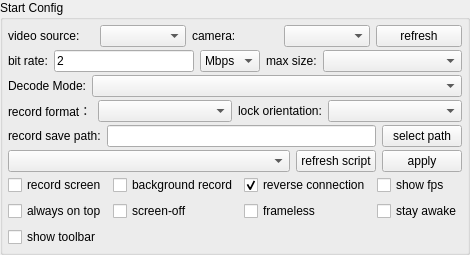
       <widget class="QGroupBox" name="configGroupBox">
        <property name="sizePolicy">
         <sizepolicy hsizetype="Preferred" vsizetype="Preferred">
          <horstretch>0</horstretch>
          <verstretch>0</verstretch>
         </sizepolicy>
        </property>
        <property name="title">
         <string>Start Config</string>
        </property>
        <layout class="QVBoxLayout" name="verticalLayout_3">
         <property name="spacing">
          <number>3</number>
         </property>
         <property name="leftMargin">
          <number>5</number>
         </property>
         <property name="topMargin">
          <number>5</number>
         </property>
         <property name="rightMargin">
          <number>5</number>
         </property>
         <property name="bottomMargin">
          <number>5</number>
         </property>
         <item>
          <widget class="QWidget" name="videoSourceWidget" native="true">
           <layout class="QHBoxLayout" name="videoSourceLayout">
            <property name="leftMargin">
             <number>0</number>
            </property>
            <property name="topMargin">
             <number>0</number>
            </property>
            <property name="rightMargin">
             <number>0</number>
            </property>
            <property name="bottomMargin">
             <number>0</number>
            </property>
            <item>
             <widget class="QLabel" name="videoSourceLabel">
              <property name="text">
               <string>video source:</string>
              </property>
             </widget>
            </item>
            <item>
             <widget class="QComboBox" name="videoSourceBox"/>
            </item>
            <item>
             <widget class="QLabel" name="cameraFacingLabel">
              <property name="text">
               <string>camera:</string>
              </property>
             </widget>
            </item>
            <item>
             <widget class="QComboBox" name="cameraFacingBox"/>
            </item>
            <item>
             <widget class="QPushButton" name="refreshCameraBtn">
              <property name="text">
               <string>refresh</string>
              </property>
             </widget>
            </item>
           </layout>
          </widget>
         </item>
         <item>
          <widget class="QWidget" name="configWidget1" native="true">
           <property name="sizePolicy">
            <sizepolicy hsizetype="Preferred" vsizetype="Preferred">
             <horstretch>0</horstretch>
             <verstretch>0</verstretch>
            </sizepolicy>
           </property>
           <layout class="QHBoxLayout" name="horizontalLayout_5">
            <property name="leftMargin">
             <number>0</number>
            </property>
            <property name="topMargin">
             <number>0</number>
            </property>
            <property name="rightMargin">
             <number>0</number>
            </property>
            <property name="bottomMargin">
             <number>0</number>
            </property>
            <item>
             <widget class="QLabel" name="label_3">
              <property name="sizePolicy">
               <sizepolicy hsizetype="Maximum" vsizetype="Preferred">
                <horstretch>0</horstretch>
                <verstretch>0</verstretch>
               </sizepolicy>
              </property>
              <property name="text">
               <string>bit rate:</string>
              </property>
             </widget>
            </item>
            <item>
             <widget class="QLineEdit" name="bitRateEdit">
              <property name="sizePolicy">
               <sizepolicy hsizetype="Preferred" vsizetype="Preferred">
                <horstretch>0</horstretch>
                <verstretch>0</verstretch>
               </sizepolicy>
              </property>
              <property name="text">
               <string notr="true">2</string>
              </property>
             </widget>
            </item>
            <item>
             <widget class="QComboBox" name="bitRateBox">
              <property name="sizePolicy">
               <sizepolicy hsizetype="Maximum" vsizetype="Preferred">
                <horstretch>0</horstretch>
                <verstretch>0</verstretch>
               </sizepolicy>
              </property>
              <property name="toolTip">
               <string/>
              </property>
              <property name="currentText">
               <string notr="true">Mbps</string>
              </property>
              <item>
               <property name="text">
                <string notr="true">Mbps</string>
               </property>
              </item>
              <item>
               <property name="text">
                <string notr="true">Kbps</string>
               </property>
              </item>
             </widget>
            </item>
            <item>
             <widget class="QLabel" name="label_4">
              <property name="sizePolicy">
               <sizepolicy hsizetype="Maximum" vsizetype="Preferred">
                <horstretch>0</horstretch>
                <verstretch>0</verstretch>
               </sizepolicy>
              </property>
              <property name="text">
               <string>max size:</string>
              </property>
             </widget>
            </item>
            <item>
             <widget class="QComboBox" name="maxSizeBox">
              <property name="sizePolicy">
               <sizepolicy hsizetype="Preferred" vsizetype="Preferred">
                <horstretch>0</horstretch>
                <verstretch>0</verstretch>
               </sizepolicy>
              </property>
              <property name="toolTip">
               <string/>
              </property>
             </widget>
            </item>
           </layout>
          </widget>
         </item>
         <item>
          <widget class="QWidget" name="configWidget6" native="true">
           <property name="sizePolicy">
            <sizepolicy hsizetype="Preferred" vsizetype="Preferred">
             <horstretch>0</horstretch>
             <verstretch>0</verstretch>
            </sizepolicy>
           </property>
           <layout class="QHBoxLayout" name="horizontalLayout_14">
            <property name="leftMargin">
             <number>0</number>
            </property>
            <property name="topMargin">
             <number>0</number>
            </property>
            <property name="rightMargin">
             <number>0</number>
            </property>
            <property name="bottomMargin">
             <number>0</number>
            </property>
            <item>
             <widget class="QLabel" name="decodeModeLabel">
              <property name="sizePolicy">
               <sizepolicy hsizetype="Maximum" vsizetype="Preferred">
                <horstretch>0</horstretch>
                <verstretch>0</verstretch>
               </sizepolicy>
              </property>
              <property name="text">
               <string>Decode Mode:</string>
              </property>
             </widget>
            </item>
            <item>
             <widget class="QComboBox" name="decodeModeBox">
              <property name="sizePolicy">
               <sizepolicy hsizetype="MinimumExpanding" vsizetype="Preferred">
                <horstretch>0</horstretch>
                <verstretch>0</verstretch>
               </sizepolicy>
              </property>
              <property name="toolTip">
               <string>FFmpeg: better compatibility; VideoToolbox: Apple Silicon only</string>
              </property>
             </widget>
            </item>
           </layout>
          </widget>
         </item>
         <item>
          <widget class="QWidget" name="configWidget5" native="true">
           <property name="sizePolicy">
            <sizepolicy hsizetype="Preferred" vsizetype="Preferred">
             <horstretch>0</horstretch>
             <verstretch>0</verstretch>
            </sizepolicy>
           </property>
           <layout class="QHBoxLayout" name="horizontalLayout_7">
            <property name="leftMargin">
             <number>0</number>
            </property>
            <property name="topMargin">
             <number>0</number>
            </property>
            <property name="rightMargin">
             <number>0</number>
            </property>
            <property name="bottomMargin">
             <number>0</number>
            </property>
            <item>
             <widget class="QLabel" name="label_6">
              <property name="sizePolicy">
               <sizepolicy hsizetype="Maximum" vsizetype="Preferred">
                <horstretch>0</horstretch>
                <verstretch>0</verstretch>
               </sizepolicy>
              </property>
              <property name="text">
               <string>record format：</string>
              </property>
             </widget>
            </item>
            <item>
             <widget class="QComboBox" name="formatBox">
              <property name="sizePolicy">
               <sizepolicy hsizetype="Preferred" vsizetype="Preferred">
                <horstretch>0</horstretch>
                <verstretch>0</verstretch>
               </sizepolicy>
              </property>
             </widget>
            </item>
            <item>
             <widget class="QLabel" name="label_8">
              <property name="sizePolicy">
               <sizepolicy hsizetype="Maximum" vsizetype="Preferred">
                <horstretch>0</horstretch>
                <verstretch>0</verstretch>
               </sizepolicy>
              </property>
              <property name="text">
               <string>lock orientation:</string>
              </property>
             </widget>
            </item>
            <item>
             <widget class="QComboBox" name="lockOrientationBox">
              <property name="sizePolicy">
               <sizepolicy hsizetype="Preferred" vsizetype="Preferred">
                <horstretch>0</horstretch>
                <verstretch>0</verstretch>
               </sizepolicy>
              </property>
             </widget>
            </item>
           </layout>
          </widget>
         </item>
         <item>
          <widget class="QWidget" name="configWidget2" native="true">
           <property name="sizePolicy">
            <sizepolicy hsizetype="Preferred" vsizetype="Preferred">
             <horstretch>0</horstretch>
             <verstretch>0</verstretch>
            </sizepolicy>
           </property>
           <layout class="QHBoxLayout" name="horizontalLayout_6">
            <property name="leftMargin">
             <number>0</number>
            </property>
            <property name="topMargin">
             <number>0</number>
            </property>
            <property name="rightMargin">
             <number>0</number>
            </property>
            <property name="bottomMargin">
             <number>0</number>
            </property>
            <item>
             <widget class="QLabel" name="label_5">
              <property name="sizePolicy">
               <sizepolicy hsizetype="Preferred" vsizetype="Preferred">
                <horstretch>0</horstretch>
                <verstretch>0</verstretch>
               </sizepolicy>
              </property>
              <property name="text">
               <string>record save path:</string>
              </property>
              <property name="buddy">
               <cstring>recordPathEdt</cstring>
              </property>
             </widget>
            </item>
            <item>
             <widget class="QLineEdit" name="recordPathEdt">
              <property name="sizePolicy">
               <sizepolicy hsizetype="MinimumExpanding" vsizetype="Preferred">
                <horstretch>0</horstretch>
                <verstretch>0</verstretch>
               </sizepolicy>
              </property>
              <property name="readOnly">
               <bool>true</bool>
              </property>
             </widget>
            </item>
            <item>
             <widget class="QPushButton" name="selectRecordPathBtn">
              <property name="sizePolicy">
               <sizepolicy hsizetype="Preferred" vsizetype="Preferred">
                <horstretch>0</horstretch>
                <verstretch>0</verstretch>
               </sizepolicy>
              </property>
              <property name="text">
               <string>select path</string>
              </property>
              <property name="autoDefault">
               <bool>false</bool>
              </property>
             </widget>
            </item>
           </layout>
          </widget>
         </item>
         <item>
          <widget class="QWidget" name="configWidget4" native="true">
           <property name="sizePolicy">
            <sizepolicy hsizetype="Preferred" vsizetype="Preferred">
             <horstretch>0</horstretch>
             <verstretch>0</verstretch>
            </sizepolicy>
           </property>
           <layout class="QHBoxLayout" name="horizontalLayout_8">
            <property name="leftMargin">
             <number>0</number>
            </property>
            <property name="topMargin">
             <number>0</number>
            </property>
            <property name="rightMargin">
             <number>0</number>
            </property>
            <property name="bottomMargin">
             <number>0</number>
            </property>
            <item>
             <widget class="QComboBox" name="gameBox">
              <property name="sizePolicy">
               <sizepolicy hsizetype="MinimumExpanding" vsizetype="Preferred">
                <horstretch>0</horstretch>
                <verstretch>0</verstretch>
               </sizepolicy>
              </property>
             </widget>
            </item>
            <item>
             <widget class="QPushButton" name="refreshGameScriptBtn">
              <property name="sizePolicy">
               <sizepolicy hsizetype="Preferred" vsizetype="Preferred">
                <horstretch>0</horstretch>
                <verstretch>0</verstretch>
               </sizepolicy>
              </property>
              <property name="text">
               <string>refresh script</string>
              </property>
             </widget>
            </item>
            <item>
             <widget class="QPushButton" name="applyScriptBtn">
              <property name="sizePolicy">
               <sizepolicy hsizetype="Preferred" vsizetype="Preferred">
                <horstretch>0</horstretch>
                <verstretch>0</verstretch>
               </sizepolicy>
              </property>
              <property name="text">
               <string>apply</string>
              </property>
             </widget>
            </item>
           </layout>
          </widget>
         </item>
         <item>
          <widget class="QWidget" name="configWidget3" native="true">
           <property name="sizePolicy">
            <sizepolicy hsizetype="Preferred" vsizetype="Preferred">
             <horstretch>0</horstretch>
             <verstretch>0</verstretch>
            </sizepolicy>
           </property>
           <layout class="QGridLayout" name="gridLayout">
            <property name="leftMargin">
             <number>0</number>
            </property>
            <property name="topMargin">
             <number>0</number>
            </property>
            <property name="rightMargin">
             <number>0</number>
            </property>
            <property name="bottomMargin">
             <number>0</number>
            </property>
            <item row="0" column="4">
             <widget class="QCheckBox" name="fpsCheck">
              <property name="sizePolicy">
               <sizepolicy hsizetype="Preferred" vsizetype="Preferred">
                <horstretch>0</horstretch>
                <verstretch>0</verstretch>
               </sizepolicy>
              </property>
              <property name="text">
               <string>show fps</string>
              </property>
             </widget>
            </item>
            <item row="0" column="1">
             <widget class="QCheckBox" name="notDisplayCheck">
              <property name="sizePolicy">
               <sizepolicy hsizetype="Preferred" vsizetype="Preferred">
                <horstretch>0</horstretch>
                <verstretch>0</verstretch>
               </sizepolicy>
              </property>
              <property name="text">
               <string>background record</string>
              </property>
              <property name="checkable">
               <bool>false</bool>
              </property>
             </widget>
            </item>
            <item row="1" column="0">
             <widget class="QCheckBox" name="alwaysTopCheck">
              <property name="sizePolicy">
               <sizepolicy hsizetype="Preferred" vsizetype="Preferred">
                <horstretch>0</horstretch>
                <verstretch>0</verstretch>
               </sizepolicy>
              </property>
              <property name="text">
               <string>always on top</string>
              </property>
              <property name="checked">
               <bool>false</bool>
              </property>
             </widget>
            </item>
            <item row="0" column="0">
             <widget class="QCheckBox" name="recordScreenCheck">
              <property name="sizePolicy">
               <sizepolicy hsizetype="Preferred" vsizetype="Preferred">
                <horstretch>0</horstretch>
                <verstretch>0</verstretch>
               </sizepolicy>
              </property>
              <property name="text">
               <string>record screen</string>
              </property>
             </widget>
            </item>
            <item row="0" column="3">
             <widget class="QCheckBox" name="useReverseCheck">
              <property name="sizePolicy">
               <sizepolicy hsizetype="Preferred" vsizetype="Preferred">
                <horstretch>0</horstretch>
                <verstretch>0</verstretch>
               </sizepolicy>
              </property>
              <property name="text">
               <string>reverse connection</string>
              </property>
              <property name="checked">
               <bool>true</bool>
              </property>
             </widget>
            </item>
            <item row="1" column="1">
             <widget class="QCheckBox" name="closeScreenCheck">
              <property name="sizePolicy">
               <sizepolicy hsizetype="Preferred" vsizetype="Preferred">
                <horstretch>0</horstretch>
                <verstretch>0</verstretch>
               </sizepolicy>
              </property>
              <property name="text">
               <string>screen-off</string>
              </property>
             </widget>
            </item>
            <item row="1" column="3">
             <widget class="QCheckBox" name="framelessCheck">
              <property name="sizePolicy">
               <sizepolicy hsizetype="Preferred" vsizetype="Preferred">
                <horstretch>0</horstretch>
                <verstretch>0</verstretch>
               </sizepolicy>
              </property>
              <property name="text">
               <string>frameless</string>
              </property>
             </widget>
            </item>
            <item row="1" column="4">
             <widget class="QCheckBox" name="stayAwakeCheck">
              <property name="sizePolicy">
               <sizepolicy hsizetype="Preferred" vsizetype="Preferred">
                <horstretch>0</horstretch>
                <verstretch>0</verstretch>
               </sizepolicy>
              </property>
              <property name="text">
               <string>stay awake</string>
              </property>
             </widget>
            </item>
            <item row="2" column="0">
             <widget class="QCheckBox" name="showToolbar">
              <property name="text">
               <string>show toolbar</string>
              </property>
             </widget>
            </item>
           </layout>
          </widget>
         </item>
        </layout>
       </widget>
